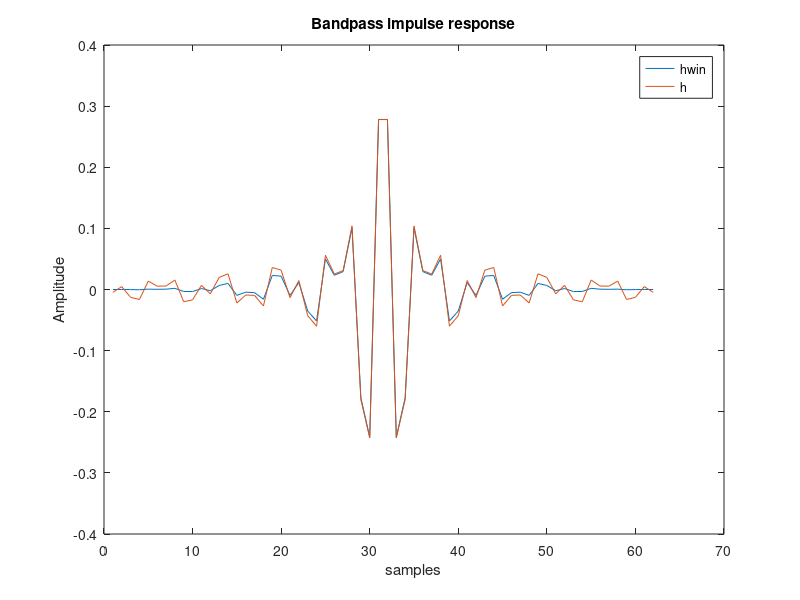
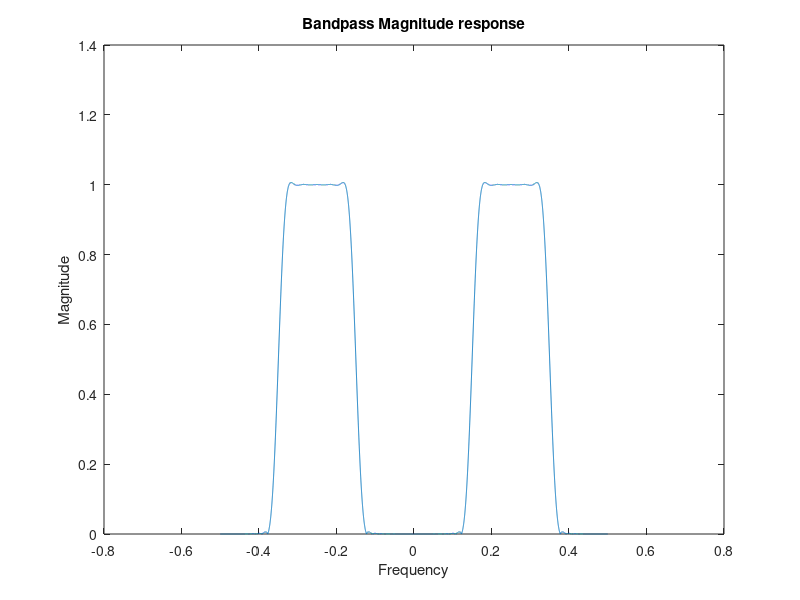
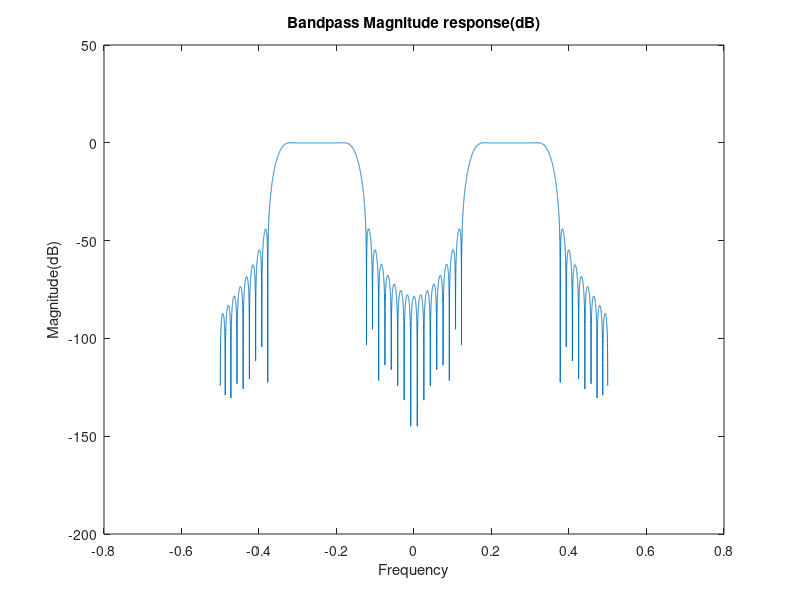
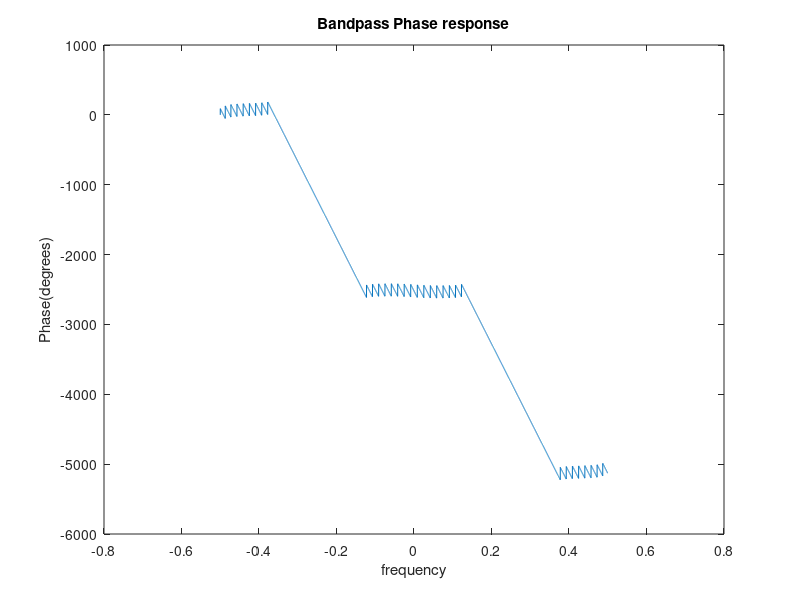

MATLAB code to generate these figures, in order: (Note: this script raises an error after producing the figures.)
clear
clc
close all

%% Problem 1
Ap = .87;
As = 40.424;

df = 0.05;
fc1 = .15;
fc2 = 0.35;

L = 62;
M = 61;
n = (0:M) - M/2;
N = 2^14;

win = hanning(L);

h = ((sin(2 * pi * fc2 .* n)./(pi .* n)) - (sin(2 * pi * fc1 .* n)./(pi .* n))).';

hwin = h .* win;

plot(hwin);
hold on;
plot(h);
title('Bandpass impulse response');
xlabel('samples');
ylabel('Amplitude');
legend('hwin', 'h');
hold off
saveas(gcf, 'p1_impulse.png');
Hwin = fft(hwin,N);
plot((0:N-1)/N - .5,abs(fftshift(Hwin)));
title('Bandpass Magnitude response');
xlabel('Frequency');
ylabel('Magnitude')
saveas(gcf,'p1_magresponse.png');
plot((0:N-1)/N - .5,20*log10(abs(fftshift(Hwin))));
title('Bandpass Magnitude response(dB)')
xlabel('Frequency');
ylabel('Magnitude(dB)');
saveas(gcf,'p1_maglogresponse.png');
plot((0:N-1)/N - .5,rad2deg(unwrap(angle(fftshift(Hwin)))));
title('Bandpass Phase response');
xlabel('frequency');
ylabel('Phase(degrees)')
saveas(gcf,'p1_phaseresponse.png');
zplane(hwin.');
saveas(gcf,'p1_zplane.png');

beta = 0.5842 * (40-21)^0.4 + 0.07886 * (40 - 21);
M = ceil((40-8)/(2.285 * 2 * pi * .05));
L = M + 1;
n = (0:M) - M/2;

h = ((sin(2 * pi * fc2 .* n)./(pi .* n)) - (sin(2 * pi * fc1 .* n)./(pi .* n))).';
win = kaiser(L,beta);
hwin = h .* win;

plot(hwin);
hold on;
plot(h);
title('Kaiser Bandpass impulse response');
xlabel('samples');
ylabel('Amplitude');
legend('hwin', 'h');
hold off
saveas(gcf, 'p1_impulse_k.png');
Hwin = fft(hwin,N);
plot((0:N-1)/N - .5,abs(fftshift(Hwin)));
title('Kaiser Bandpass Magnitude response');
xlabel('Frequency');
ylabel('Magnitude')
saveas(gcf,'p1_magresponse_k.png');
plot((0:N-1)/N - .5,20*log10(abs(fftshift(Hwin))));
title('Kaiser Bandpass Magnitude response(dB)')
xlabel('Frequency');
ylabel('Magnitude(dB)');
saveas(gcf,'p1_maglogresponse_k.png');
plot((0:N-1)/N - .5,rad2deg(unwrap(angle(fftshift(Hwin)))));
title('Kaiser Bandpass Phase response');
xlabel('frequency');
ylabel('Phase(degrees)')
saveas(gcf,'p1_phaseresponse_k.png');
zplane(hwin.');
saveas(gcf,'p1_zplane_k.png');

%equiripple
h = load('p1_equiripple.fcf');

plot(h);
title('Equiripple Bandpass impulse response');
xlabel('samples');
ylabel('Amplitude');
legend('hwin', 'h');
hold off
saveas(gcf, 'p1_impulse_eq.png');
Hwin = fft(h,N);
plot((0:N-1)/N - .5,abs(fftshift(Hwin)));
title('Equiripple Bandpass Magnitude response');
xlabel('Frequency');
ylabel('Magnitude')
saveas(gcf,'p1_magresponse_eq.png');
plot((0:N-1)/N - .5,20*log10(abs(fftshift(Hwin))));
title('Equiripple Bandpass Magnitude response(dB)')
xlabel('Frequency');
ylabel('Magnitude(dB)');
saveas(gcf,'p1_maglogresponse_eq.png');
plot((0:N-1)/N - .5,rad2deg(unwrap(angle(fftshift(Hwin)))));
title('Equiripple Bandpass Phase response');
xlabel('frequency');
ylabel('Phase(degrees)')
saveas(gcf,'p1_phaseresponse_eq.png');
zplane(h.');
saveas(gcf,'p1_zplane_eq.png');
xlim([-1.5 1.5]);
saveas(gcf,'p1_zplane_eq_zoomed.png');



%% problem 2

Ap = .1;
As = 60;
gamma = 10^(Ap/20);
deltap = (gamma-1)/(gamma + 1);
deltas = 10^(-As/20);
delta = min([deltap deltas]);
A = 20 * log10(delta);

fp = .24;
fs = .26;
df = fs-fp;
fc = .5*(fs + fp);

%blackman
L = ceil((11)/(2 * df));
M = L - 1;
N = 2^15;

win = blackman(L).';
n = (0:M) - M/2;

h = (2 * fc)*sinc(2 * fc .* n);

hwin = h .* win;

plot(hwin);
hold on;
plot(h);
title('lowpass impulse response');
xlabel('samples');
ylabel('Amplitude');
legend('hwin', 'h');
hold off
saveas(gcf, 'p2_impulse.png');
Hwin = fft(hwin,N);
plot((0:N-1)/N - .5,abs(fftshift(Hwin)));
title('lowpass Magnitude response');
xlabel('Frequency');
ylabel('Magnitude')
saveas(gcf,'p2_magresponse.png');
plot((0:N-1)/N - .5,20*log10(abs(fftshift(Hwin))));
title('lowpass Magnitude response(dB)')
xlabel('Frequency');
ylabel('Magnitude(dB)');
saveas(gcf,'p2_maglogresponse.png');
plot((0:N-1)/N - .5,rad2deg(unwrap(angle(fftshift(Hwin)))));
title('lowpass Phase response');
xlabel('frequency');
ylabel('Phase(degrees)')
saveas(gcf,'p2_phaseresponse.png');
zplane(hwin);
saveas(gcf,'p2_zplane.png');
xlim([-1.5 1.5]);
saveas(gcf,'p2_zplane_zoomed.png');


%Kaiser
gamma = 10^(Ap/20)
dp = (gamma - 1)/(gamma + 1);
ds = 10^(-As/20);
delta = min([dp ds]);
A = -20*log10(delta);

beta = 0.1102 * (A - 8.7);
M = ceil((A-8)/(2.285 * 2 * pi * df))
L = M + 1;
n = (0:M) - M/2;

h = (2 * fc)*sinc(2 * fc .* n);
win = kaiser(L,beta).';
hwin = h .* win;

plot(hwin);
hold on;
plot(h);
title('Kaiser lowpass impulse response');
xlabel('samples');
ylabel('Amplitude');
legend('hwin', 'h');
hold off
saveas(gcf, 'p2_impulse_k.png');
Hwin = fft(hwin,N);
plot((0:N-1)/N - .5,abs(fftshift(Hwin)));
title('Kaiser lowpass Magnitude response');
xlabel('Frequency');
ylabel('Magnitude')
saveas(gcf,'p2_magresponse_k.png');
plot((0:N-1)/N - .5,20*log10(abs(fftshift(Hwin))));
title('Kaiser lowpass Magnitude response(dB)')
xlabel('Frequency');
ylabel('Magnitude(dB)');
saveas(gcf,'p2_maglogresponse_k.png');
plot((0:N-1)/N - .5,rad2deg(unwrap(angle(fftshift(Hwin)))));
title('Kaiser lowpass Phase response');
xlabel('frequency');
ylabel('Phase(degrees)')
saveas(gcf,'p2_phaseresponse_k.png');
zplane(hwin);
saveas(gcf,'p2_zplane_k.png');

%equiripple

h = load('p2_equiripple.fcf');

plot(h);
title('Equiripple lowpass impulse response');
xlabel('samples');
ylabel('Amplitude');
legend('hwin', 'h');
hold off
saveas(gcf, 'p2_impulse_eq.png');
Hwin = fft(h,N);
plot((0:N-1)/N - .5,abs(fftshift(Hwin)));
title('Equiripple lowpass Magnitude response');
xlabel('Frequency');
ylabel('Magnitude')
saveas(gcf,'p2_magresponse_eq.png');
plot((0:N-1)/N - .5,20*log10(abs(fftshift(Hwin))));
title('Equiripple lowpass Magnitude response(dB)')
xlabel('Frequency');
ylabel('Magnitude(dB)');
saveas(gcf,'p2_maglogresponse_eq.png');
plot((0:N-1)/N - .5,rad2deg(unwrap(angle(fftshift(Hwin)))));
title('Equiripple lowpass Phase response');
xlabel('frequency');
ylabel('Phase(degrees)')
saveas(gcf,'p2_phaseresponse_eq.png');
zplane(h.');
saveas(gcf,'p2_zplane_eq.png');
xlim([-1.5 1.5]);
saveas(gcf,'p2_zplane_eq_zoomed.png');

%% Problem 3

Ap = .1;
As = 60;

fp = 1/9;
fs = 2/9;
df = fs-fp;
fc = .5*(fs + fp);

%blackman
L = ceil((11 * pi)/(2 * pi * df));
M = L - 1;
N = 2^15;

win = blackman(L).';
n = (0:M) - M/2;

h = (2 * fc)*sinc(fc * 2 .* n);

hwin = h .* win;

plot(hwin);
hold on;
plot(h);
title('lowpass impulse response');
xlabel('samples');
ylabel('Amplitude');
legend('hwin', 'h');
hold off
saveas(gcf, 'p3_impulse.png');
Hwin = fft(hwin,N);
plot((0:N-1)/N - .5,abs(fftshift(Hwin)));
title('lowpass Magnitude response');
xlabel('Frequency');
ylabel('Magnitude')
saveas(gcf,'p3_magresponse.png');
plot((0:N-1)/N - .5,20*log10(abs(fftshift(Hwin))));
title('lowpass Magnitude response(dB)')
xlabel('Frequency');
ylabel('Magnitude(dB)');
saveas(gcf,'p3_maglogresponse.png');
plot((0:N-1)/N - .5,rad2deg(unwrap(angle(fftshift(Hwin)))));
title('lowpass Phase response');
xlabel('frequency');
ylabel('Phase(degrees)')
saveas(gcf,'p3_phaseresponse.png');
zplane(hwin);
saveas(gcf,'p3_zplane.png');
xlim([-1.5 1.5]);
saveas(gcf,'p3_zplane_zoomed.png');

gamma = 10^(Ap/20)
dp = (gamma - 1)/(gamma + 1);
ds = 10^(-As/20);
delta = min([dp ds]);
A = -20*log10(delta);

beta = 0.1102 * (A - 8.7);
M = ceil((A-8)/(2.285 * 2 * pi * df));
L = M + 1;
n = (0:M) - M/2;

h = (2 * fc)*sinc(fc * 2 .* n);
win = kaiser(L,beta).';
hwin = h .* win;

plot(hwin);
hold on;
plot(h);
title('Kaiser lowpass impulse response');
xlabel('samples');
ylabel('Amplitude');
legend('hwin', 'h');
hold off
saveas(gcf, 'p3_impulse_k.png');
Hwin = fft(hwin,N);
plot((0:N-1)/N - .5,abs(fftshift(Hwin)));
title('Kaiser lowpass Magnitude response');
xlabel('Frequency');
ylabel('Magnitude')
saveas(gcf,'p3_magresponse_k.png');
plot((0:N-1)/N - .5,20*log10(abs(fftshift(Hwin))));
title('Kaiser lowpass Magnitude response(dB)')
xlabel('Frequency');
ylabel('Magnitude(dB)');
saveas(gcf,'p3_maglogresponse_k.png');
plot((0:N-1)/N - .5,rad2deg(unwrap(angle(fftshift(Hwin)))));
title('Kaiser lowpass Phase response');
xlabel('frequency');
ylabel('Phase(degrees)')
saveas(gcf,'p3_phaseresponse_k.png');
zplane(hwin);
saveas(gcf,'p3_zplane_k.png');

%equiripple

h = load('p3_equiripple.fcf');

plot(h);
title('Equiripple lowpass impulse response');
xlabel('samples');
ylabel('Amplitude');
legend('hwin', 'h');
hold off
saveas(gcf, 'p3_impulse_eq.png');
Hwin = fft(h,N);
plot((0:N-1)/N - .5,abs(fftshift(Hwin)));
title('Equiripple lowpass Magnitude response');
xlabel('Frequency');
ylabel('Magnitude')
saveas(gcf,'p3_magresponse_eq.png');
plot((0:N-1)/N - .5,20*log10(abs(fftshift(Hwin))));
title('Equiripple lowpass Magnitude response(dB)')
xlabel('Frequency');
ylabel('Magnitude(dB)');
saveas(gcf,'p3_maglogresponse_eq.png');
plot((0:N-1)/N - .5,rad2deg(unwrap(angle(fftshift(Hwin)))));
title('Equiripple lowpass Phase response');
xlabel('frequency');
ylabel('Phase(degrees)')
saveas(gcf,'p3_phaseresponse_eq.png');
zplane(h.');
saveas(gcf,'p3_zplane_eq.png');
xlim([-1.5 1.5]);
saveas(gcf,'p3_zplane_eq_zoomed.png');

%% Problem 4

delta = 0.01;
Ap = 20*log10((1 + delta/3)/(1-delta/3));
As = 20 * log10((1 + delta/3)/(delta/3));


Fs = 20e3;

fp = 150/Fs;
fs = 300/Fs;
df = fs-fp;
fc = .5*(fs + fp);

%blackman
L = ceil((6.6 * pi)/(2 * pi * df))+1;
M = L - 1;
N = 2^15;

win = hamming(L).';
n = (0:M) - M/2;

h1 = 3*(2 * fc)*sinc(fc * 2 .* n);
h2 = sinc(n);

h = h1 + h2;

hwin = h .* win;

plot(hwin);
hold on;
plot(h);
title('shelving impulse response');
xlabel('samples');
ylabel('Amplitude');
legend('hwin', 'h');
hold off
saveas(gcf, 'p4_impulse.png');
Hwin = fft(hwin,N);
plot((0:N-1)/N - .5,abs(fftshift(Hwin)));
title('shelving Magnitude response');
xlabel('Frequency');
ylabel('Magnitude')
saveas(gcf,'p4_magresponse.png');
plot((0:N-1)/N - .5,20*log10(abs(fftshift(Hwin))));
title('shelving Magnitude response(dB)')
xlabel('Frequency');
ylabel('Magnitude(dB)');
saveas(gcf,'p4_maglogresponse.png');
plot((0:N-1)/N - .5,rad2deg(unwrap(angle(fftshift(Hwin)))));
title('shelving Phase response');
xlabel('frequency');
ylabel('Phase(degrees)')
saveas(gcf,'p4_phaseresponse.png');
zplane(hwin);
saveas(gcf,'p4_zplane.png');


%Kaiser
gamma = 10^(Ap/20)
dp = (gamma - 1)/(gamma + 1);
ds = 10^(-As/20);
delta = min([dp ds]);
A = 52;

%beta = 0.5842*(A-21)^0.4 + 0.07886*(A-21);
beta = 0.1102* (A - 8.7);
M = ceil((A-8)/(2.285 * 2 * pi * df)) + 1;
L = M + 1;
n = (0:M) - M/2;

h1 = 3*(2 * fc)*sinc(fc * 2 .* n);
%Change delay filter to a sinc function
h2 = sinc(n);

h = h1 + h2;

win = kaiser(L,beta).';
hwin = h .* win;

plot(hwin);
hold on;
plot(h);
title('Kaiser lowpass impulse response');
xlabel('samples');
ylabel('Amplitude');
legend('hwin', 'h');
hold off
saveas(gcf, 'p4_impulse_k.png');
Hwin = fft(hwin,N);
plot((0:N-1)/N - .5,abs(fftshift(Hwin)));
title('Kaiser lowpass Magnitude response');
xlabel('Frequency');
ylabel('Magnitude')
saveas(gcf,'p4_magresponse_k.png');
plot((0:N-1)/N - .5,20*log10(abs(fftshift(Hwin))));
title('Kaiser lowpass Magnitude response(dB)')
xlabel('Frequency');
ylabel('Magnitude(dB)');
saveas(gcf,'p4_maglogresponse_k.png');
plot((0:N-1)/N - .5,rad2deg(unwrap(angle(fftshift(Hwin)))));
title('Kaiser lowpass Phase response');
xlabel('frequency');
ylabel('Phase(degrees)')
saveas(gcf,'p4_phaseresponse_k.png');
zplane(hwin);
saveas(gcf,'p4_zplane_k.png');

%equiripple

h = 3 * load('p4_equiripple.fcf').';
M = length(h) - 1;
L = length(h);
h(M/2+1) = h(M/2 + 1) + 1;


plot(h);
title('Equiripple lowpass impulse response');
xlabel('samples');
ylabel('Amplitude');
hold off
saveas(gcf, 'p4_impulse_eq.png');
Hwin = fft(h,N);
plot((0:N-1)/N - .5,abs(fftshift(Hwin)));
title('Equiripple lowpass Magnitude response');
xlabel('Frequency');
ylabel('Magnitude')
saveas(gcf,'p4_magresponse_eq.png');
plot((0:N-1)/N - .5,20*log10(abs(fftshift(Hwin))));
title('Equiripple lowpass Magnitude response(dB)')
xlabel('Frequency');
ylabel('Magnitude(dB)');
saveas(gcf,'p4_maglogresponse_eq.png');
plot((0:N-1)/N - .5,rad2deg(unwrap(angle(fftshift(Hwin)))));
title('Equiripple lowpass Phase response');
xlabel('frequency');
ylabel('Phase(degrees)')
saveas(gcf,'p4_phaseresponse_eq.png');
zplane(h);
saveas(gcf,'p4_zplane_eq.png');
xlim([-1.5 1.5]);
saveas(gcf,'p4_zplane_eq_zoomed.png');

%% Problem 6

%type 3 filter

L = 21;
M = 20;
n = (0:M) - M/2;
h = cos(pi .* n)./(pi .* n) - sin(pi .* n)./(pi .* n.^2);
h(M/2 + 1) = 0;


w = hamming(L).';
d = h.*w;

NFFT = 2^16;
f = [-NFFT/2:NFFT/2-1]/NFFT;
H = fftshift(abs(fft(h,NFFT)));
D = fftshift(abs(fft(d,NFFT)));

plot(f, D,'LineWidth',2);
title('frequency response of diff filter');
xlabel('frequency');
ylabel('amplitude');
saveas(gcf,'p6_freq_response_type3.png');

plot(h);
title('impulse response');
xlabel('samples');
ylabel('amplitude');
saveas(gcf,'p6_impulse_response_type3.png')


%type 4 filter

L = 22;
M = 21;
n = (0:M) - M/2;
h = cos(pi .* n)./(pi .* n) - sin(pi .* n)./(pi .* n.^2);

w = hamming(L).';
d = h.*w;

NFFT = 2^16;
f = [-NFFT/2:NFFT/2-1]/NFFT;
H = fftshift(abs(fft(h,NFFT)));
D = fftshift(abs(fft(d,NFFT)));


plot(f, D,'LineWidth',2);
title('frequency response of diff filter');
xlabel('frequency');
ylabel('amplitude');
saveas(gcf,'p6_freq_response_type4.png');

plot(h);
title('impulse response');
xlabel('samples');
ylabel('amplitude');
saveas(gcf,'p6_impulse_response_type4.png')
